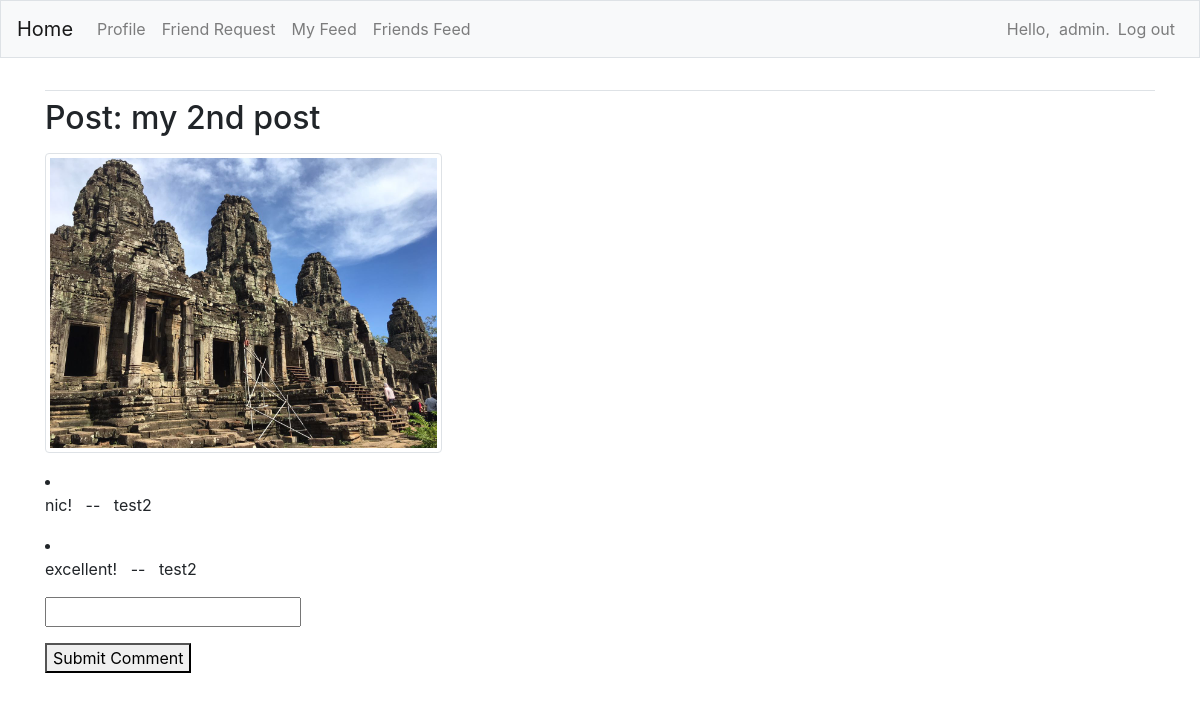
/comments/2/ (signed in), run on the app's committed database.
### FeedApp/models.py (models this page shows, shortened)
class Post(models.Model):
    description = models.CharField(max_length=255,blank=True)
    username = models.ForeignKey(User,on_delete=models.CASCADE)
    image = models.ImageField(upload_to = 'images',blank=True)
    date_posted = models.DateTimeField(auto_now_add=True)

class Comment(models.Model):
    post = models.ForeignKey(Post,on_delete=models.CASCADE)
    username = models.ForeignKey(User,related_name='details',on_delete=models.CASCADE)
    text = models.CharField(max_length=200)
    date_added = models.DateTimeField(auto_now_add=True,blank=True)

### FeedApp/views.py (the view)
# urls.py: path('comments/<int:post_id>/', views.comments, name='comments'),
@login_required
def comments(request, post_id):
    if request.method == 'POST' and request.POST.get('btn1'):
        text = request.POST.get("comment")
        Comment.objects.create(post_id=post_id,username=request.user,text=text,date_added=date.today())
    comments = Comment.objects.filter(post=post_id)
    post = Post.objects.get(id=post_id)
    context ={'comments':comments, 'post':post}
    return render(request, 'FeedApp/comments.html', context)

### FeedApp/templates/FeedApp/comments.html (shortened to what this page needs)
{% extends 'FeedApp/base.html' %}
{% load bootstrap4 %}
{% block content %}
<h2>
    <p>Post: {{ post.description }} </p>
</h2>
<h2>
    <p><img src="{{post.image.url}}" class="img-thumbnail" style="max-height: 300px;" alt=""></p>
</h2>
<form method="post">
    {% for c in comments %}
    <li>
        <p> {{ c.text }} &nbsp -- &nbsp {{ c.username }} </p>
    </li>
    {% empty %}
    <li> There are no comments for this post yet.</li>
    {% endfor %}
    <p><input type="text" name="comment"></p>
    <p><button type="submit" name="btn1" value=1>Submit Comment</button></p>
</form>
{% endblock content %}

### FeedApp/templates/FeedApp/base.html (shortened to what this page needs)
{% load bootstrap4 %}
<!doctype html>
<html lang="en">
<head>
    {% bootstrap_css %}
</head>
<body>
    <nav class='navbar navbar-expand-md navbar-light bg-light mb-4 border'>
        <a class='navbar-brand' href="{% url 'FeedApp:index' %}"">
            Home</a>
            <div class="collapse navbar-collapse" id='navbarCollapse'>
                <ul class="navbar-nav mr-auto">
                    <li class="nav-item">
                        <a class="nav-link" href="{% url 'FeedApp:profile' %}">Profile</a>
                    </li>
                    <li class="nav-item">
                        <a class="nav-link" href="{% url 'FeedApp:friends' %}">Friend Request</a>
                    </li>
                    <li class="nav-item">
                        <a class="nav-link" href="{% url 'FeedApp:myfeed' %}">My Feed</a>
                    </li>
                    <li class="nav-item">
                        <a class="nav-link" href="{% url 'FeedApp:friendsfeed' %}">Friends Feed</a>
                    </li>
                </ul>
                <ul class="navbar-nav ml-auto">
                    {% if user.is_authenticated %}
                    <li class="nav-item">
                        <span class="navbar-text">Hello, &nbsp;{{ user.username }}.</span>
                    </li>
                    <li class="nav-item">
                        <a class="nav-link" href="{% url 'users:logout' %}">Log out</a>
                    </li>
                    {% endif %}
                </ul>
            </div>
    </nav>
    <main role="main" class="container">
        <div class="pb-2 mb-2 border-bottom">
        </div>
        <div>
            {% block content %}
            {% endblock content %}
        </div>
    </main>
</body>
</html>

### data on the page
Post: description "my 2nd post", image (picture)
Comment: text "nic!", username "test2"
Comment: text "excellent!", username "test2"

### other printed values
{{ user.username }} "admin"
